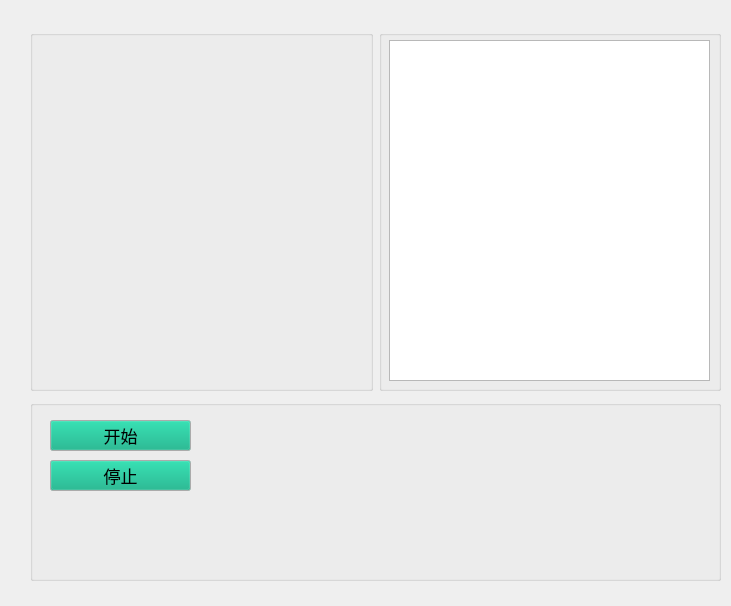
<?xml version="1.0" encoding="UTF-8"?>
<ui version="4.0">
 <class>CameraUI</class>
 <widget class="QWidget" name="CameraUI">
  <property name="geometry">
   <rect>
    <x>0</x>
    <y>0</y>
    <width>731</width>
    <height>606</height>
   </rect>
  </property>
  <property name="palette">
   <palette>
    <active>
     <colorrole role="WindowText">
      <brush brushstyle="SolidPattern">
       <color alpha="255">
        <red>0</red>
        <green>85</green>
        <blue>255</blue>
       </color>
      </brush>
     </colorrole>
    </active>
    <inactive>
     <colorrole role="WindowText">
      <brush brushstyle="SolidPattern">
       <color alpha="255">
        <red>0</red>
        <green>85</green>
        <blue>255</blue>
       </color>
      </brush>
     </colorrole>
    </inactive>
    <disabled/>
   </palette>
  </property>
  <property name="windowTitle">
   <string>CameraUI</string>
  </property>
  <widget class="QGroupBox" name="groupBox_2">
   <property name="geometry">
    <rect>
     <x>30</x>
     <y>400</y>
     <width>691</width>
     <height>181</height>
    </rect>
   </property>
   <property name="palette">
    <palette>
     <active>
      <colorrole role="Button">
       <brush brushstyle="SolidPattern">
        <color alpha="255">
         <red>0</red>
         <green>170</green>
         <blue>127</blue>
        </color>
       </brush>
      </colorrole>
     </active>
     <inactive>
      <colorrole role="Button">
       <brush brushstyle="SolidPattern">
        <color alpha="255">
         <red>0</red>
         <green>170</green>
         <blue>127</blue>
        </color>
       </brush>
      </colorrole>
     </inactive>
     <disabled>
      <colorrole role="Button">
       <brush brushstyle="SolidPattern">
        <color alpha="255">
         <red>0</red>
         <green>170</green>
         <blue>127</blue>
        </color>
       </brush>
      </colorrole>
     </disabled>
    </palette>
   </property>
   <property name="font">
    <font>
     <pointsize>14</pointsize>
    </font>
   </property>
   <property name="title">
    <string/>
   </property>
   <widget class="QPushButton" name="Start">
    <property name="geometry">
     <rect>
      <x>20</x>
      <y>20</y>
      <width>141</width>
      <height>31</height>
     </rect>
    </property>
    <property name="font">
     <font>
      <pointsize>13</pointsize>
     </font>
    </property>
    <property name="text">
     <string>开始</string>
    </property>
   </widget>
   <widget class="QPushButton" name="Stop">
    <property name="geometry">
     <rect>
      <x>20</x>
      <y>60</y>
      <width>141</width>
      <height>31</height>
     </rect>
    </property>
    <property name="font">
     <font>
      <pointsize>13</pointsize>
     </font>
    </property>
    <property name="text">
     <string>停止</string>
    </property>
   </widget>
  </widget>
  <widget class="QWidget" name="">
   <property name="geometry">
    <rect>
     <x>30</x>
     <y>30</y>
     <width>691</width>
     <height>361</height>
    </rect>
   </property>
   <layout class="QHBoxLayout" name="horizontalLayout">
    <item>
     <widget class="QGroupBox" name="groupBox">
      <property name="palette">
       <palette>
        <active>
         <colorrole role="WindowText">
          <brush brushstyle="SolidPattern">
           <color alpha="255">
            <red>110</red>
            <green>255</green>
            <blue>170</blue>
           </color>
          </brush>
         </colorrole>
        </active>
        <inactive>
         <colorrole role="WindowText">
          <brush brushstyle="SolidPattern">
           <color alpha="255">
            <red>130</red>
            <green>255</green>
            <blue>140</blue>
           </color>
          </brush>
         </colorrole>
        </inactive>
        <disabled>
         <colorrole role="WindowText">
          <brush brushstyle="SolidPattern">
           <color alpha="255">
            <red>157</red>
            <green>31</green>
            <blue>113</blue>
           </color>
          </brush>
         </colorrole>
        </disabled>
       </palette>
      </property>
      <property name="font">
       <font>
        <bold>false</bold>
       </font>
      </property>
      <property name="title">
       <string/>
      </property>
      <widget class="QLabel" name="Video">
       <property name="geometry">
        <rect>
         <x>10</x>
         <y>20</y>
         <width>241</width>
         <height>261</height>
        </rect>
       </property>
       <property name="palette">
        <palette>
         <active>
          <colorrole role="WindowText">
           <brush brushstyle="SolidPattern">
            <color alpha="255">
             <red>88</red>
             <green>197</green>
             <blue>255</blue>
            </color>
           </brush>
          </colorrole>
          <colorrole role="Text">
           <brush brushstyle="SolidPattern">
            <color alpha="255">
             <red>132</red>
             <green>110</green>
             <blue>255</blue>
            </color>
           </brush>
          </colorrole>
         </active>
         <inactive>
          <colorrole role="WindowText">
           <brush brushstyle="SolidPattern">
            <color alpha="255">
             <red>88</red>
             <green>197</green>
             <blue>255</blue>
            </color>
           </brush>
          </colorrole>
          <colorrole role="Text">
           <brush brushstyle="SolidPattern">
            <color alpha="255">
             <red>132</red>
             <green>110</green>
             <blue>255</blue>
            </color>
           </brush>
          </colorrole>
         </inactive>
         <disabled/>
        </palette>
       </property>
       <property name="text">
        <string/>
       </property>
      </widget>
     </widget>
    </item>
    <item>
     <widget class="QGroupBox" name="groupBox_3">
      <property name="title">
       <string/>
      </property>
      <widget class="QListView" name="listCarmera">
       <property name="geometry">
        <rect>
         <x>10</x>
         <y>10</y>
         <width>321</width>
         <height>341</height>
        </rect>
       </property>
       <property name="palette">
        <palette>
         <active>
          <colorrole role="Button">
           <brush brushstyle="SolidPattern">
            <color alpha="255">
             <red>85</red>
             <green>170</green>
             <blue>0</blue>
            </color>
           </brush>
          </colorrole>
          <colorrole role="Text">
           <brush brushstyle="SolidPattern">
            <color alpha="255">
             <red>255</red>
             <green>255</green>
             <blue>0</blue>
            </color>
           </brush>
          </colorrole>
          <colorrole role="Shadow">
           <brush brushstyle="SolidPattern">
            <color alpha="255">
             <red>170</red>
             <green>255</green>
             <blue>127</blue>
            </color>
           </brush>
          </colorrole>
         </active>
         <inactive>
          <colorrole role="Button">
           <brush brushstyle="SolidPattern">
            <color alpha="255">
             <red>85</red>
             <green>170</green>
             <blue>0</blue>
            </color>
           </brush>
          </colorrole>
          <colorrole role="Text">
           <brush brushstyle="SolidPattern">
            <color alpha="255">
             <red>255</red>
             <green>255</green>
             <blue>0</blue>
            </color>
           </brush>
          </colorrole>
          <colorrole role="Shadow">
           <brush brushstyle="SolidPattern">
            <color alpha="255">
             <red>170</red>
             <green>255</green>
             <blue>127</blue>
            </color>
           </brush>
          </colorrole>
         </inactive>
         <disabled>
          <colorrole role="Button">
           <brush brushstyle="SolidPattern">
            <color alpha="255">
             <red>85</red>
             <green>170</green>
             <blue>0</blue>
            </color>
           </brush>
          </colorrole>
          <colorrole role="Shadow">
           <brush brushstyle="SolidPattern">
            <color alpha="255">
             <red>170</red>
             <green>255</green>
             <blue>127</blue>
            </color>
           </brush>
          </colorrole>
         </disabled>
        </palette>
       </property>
      </widget>
     </widget>
    </item>
   </layout>
  </widget>
 </widget>
 <resources/>
 <connections/>
</ui>
